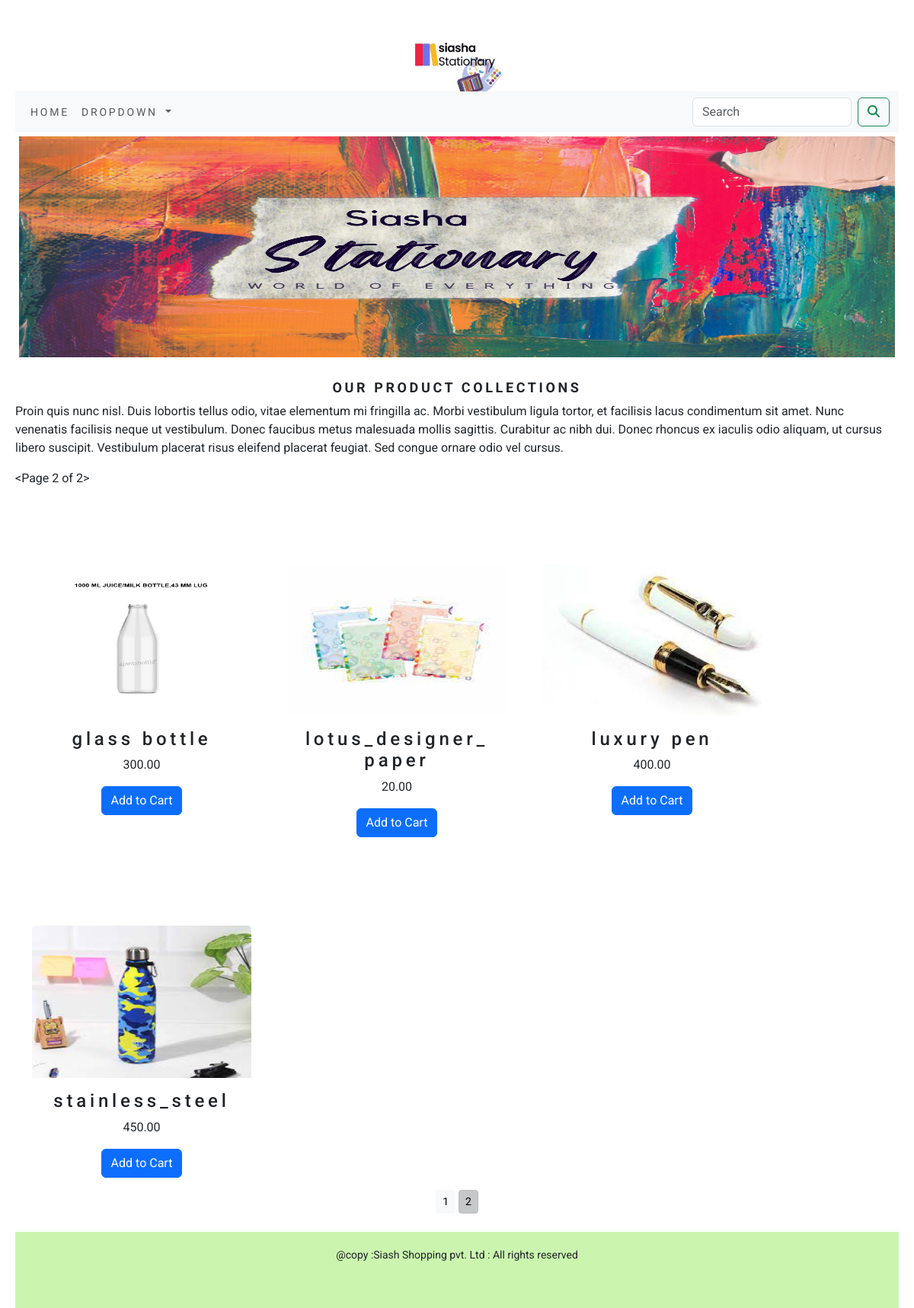
Screenshot of /shop/?page=2 with the database file from the repository.
### ecommerce_app/models.py (models this page shows, shortened)
class product(models.Model):
    name = models.CharField(max_length=250, unique=True)
    slug = models.SlugField(max_length=250, unique=True)
    description = models.TextField(blank=True)
    price = models.DecimalField(max_digits=10, decimal_places=2)
    category = models.ForeignKey(category, on_delete=models.CASCADE)
    stock = models.IntegerField()
    available = models.BooleanField(default=True)
    created = models.DateTimeField(auto_now_add=True)
    updated = models.DateTimeField(auto_now=True)
    image = models.ImageField(upload_to='category', blank=True)
    class Meta:
        ordering = ('name',)
        verbose_name = 'product'
        verbose_name_plural = 'products'
    def get_url(self):
        return reverse('ecommerce_app:product_details', args=[self.category.slug,self.slug])

### ecommerce_app/views.py (the view)
# urls.py: path('', views.all_products_cat, name='all_products_cat'),
def all_products_cat(request, c_slug=None):
    c_page = None
    product_list = None
    if c_slug != None:
        c_page = get_object_or_404(category, slug=c_slug)
        product_list = product.objects.all().filter(category=c_page, available=True)
        print(product_list)
    else:
        product_list = product.objects.all().filter(available=True)
    paginator = Paginator(product_list, 6)
    try:
        page = int(request.GET.get('page', '1'))
    except:
        page = 1
    try:
        products = paginator.page(page)
    except (EmptyPage, InvalidPage):
        products = paginator.page(paginator.num_pages)
    return render(request, 'category.html', {'category': c_page, 'product': products})

### cart_app/context_processors.py (called while the page is built)
def item_counter(request):
    counter = 0
    if 'admin' in request.path:
        return {}
    else:
        try:
            crt = Cart.objects.filter(cart_id=_cart_id(request))
            crt_item = cart_items.objects.all().filter(cart=crt[:1])
            for c_item in crt_item:
                counter += c_item.quantity
        except Cart.DoesNotExist:
            counter=0
    return dict(counter=counter)

### cart_app/views.py (called while the page is built)
def _cart_id(request):
    cart = request.session.session_key
    if not cart:
        cart = request.session.create()
    return cart

### ecommerce_app/context_processors.py (called while the page is built)
def menu_links(request):
    links = category.objects.all()
    return dict(links=links)

### ecommerce_app/models.py (called while the page is built)
    def get_url(self):
        return reverse('ecommerce_app:products_by_category', args=[self.slug])

### templates/category.html (shortened to what this page needs)
{% extends 'base.html' %}
{% load static %}
{% block body %}
{% if category %}
<div class="mx-auto">
    <img class="my-cat-image" src="{{category.image.url}}" alt="category.name" width="1350px" height="200px">
</div>
<br>
<div>
    <h1 class="text-center my-title"><b>{{category.name}}</b></h1>
    <p class="text-justify">{{category.description}}</p>
</div>
{% else %}
<div><img class="my-banner-image my-image-padding" src="{% static 'images/banner.jpg' %}" alt="our products"
          width="1350px" height="200px"></div>
<br>
<div>
    <h1 class="text-center my-title"><b> Our Product collections</b></h1>
    <p class="text-justify">Proin quis nunc nisl. Duis lobortis tellus odio, vitae elementum mi fringilla ac. Morbi
        vestibulum ligula tortor, et facilisis lacus condimentum sit amet. Nunc venenatis facilisis neque ut vestibulum.
        Donec faucibus metus malesuada mollis sagittis. Curabitur ac nibh dui. Donec rhoncus ex iaculis odio aliquam, ut
        cursus libero suscipit. Vestibulum placerat risus eleifend placerat feugiat. Sed congue ornare odio vel
        cursus. </p>
</div>
{% endif %}
{{product}}
<div class="container">
    <div class="row">
        {% for p in product %}
        <div class="my-bottom-margin col-3 col-3 col-3 ">
            <div class="card text-center border-0" style="min-width:18rem; ">
                <a href="{{p.get_url}}"><img class="card-img-top  " src="{{p.image.url}}" alt="{{p.name}}"
                                             style="height:200px;"> </a>
                <div class="card-body">
                    <h4 class="card-title">{{p.name}}</h4>
                    <p>{{p.price}}</p>
                    {% if p.stock <= 0 %}
                    <p><b style="color:red;">Out of stock</b></p>
                    {% else %}
                    <a href="{% url 'cart_app:add_cart' p.id %}" class="btn btn-primary">Add to Cart</a>
                    {% endif %}
                </div>
            </div>
        </div>
        {% endfor %}
    </div>
    <div class="auto-max">
        {% if product.paginator.num_pages > 1 %}
        <div class="text-center">
            {% for pg in product.paginator.page_range %}
            <a href="?page={{pg}}"
               class="btn btn-light btn-sm {% if product.number == pg %} active {% endif %}}">{{pg}}</a>
            {% endfor %}
        </div>
        {% endif %}
    </div>
    <br>
</div>
{% endblock %}

### static/css/custome.css (style rules this page uses)
body { font-family: 'Roboto', sans-serif; margin-left:20px; margin-right:20px; }
.my-banner-image { width:100%; height:300px; }
.my-image-padding { padding:5px; }
.my-title { font-size:18px; letter-spacing:.2em; text-transform:uppercase; }
.my-bottom-margin { margin-right:50px; margin-top:100px; }
.card-body h4 { text-size:14px; letter-spacing:.2em; }

### rows the page displays
product: image (picture), name "glass bottle", price "300.00", stock "Add to Cart"
product: image (picture), name "lotus_designer_paper", price "20.00", stock "Add to Cart"
product: image (picture), name "luxury pen", price "400.00", stock "Add to Cart"
product: image (picture), name "stainless_steel", price "450.00", stock "Add to Cart"

### other values shown
{{ product }} "<Page 2 of 2>"
{{ pg }} "1" "2"
